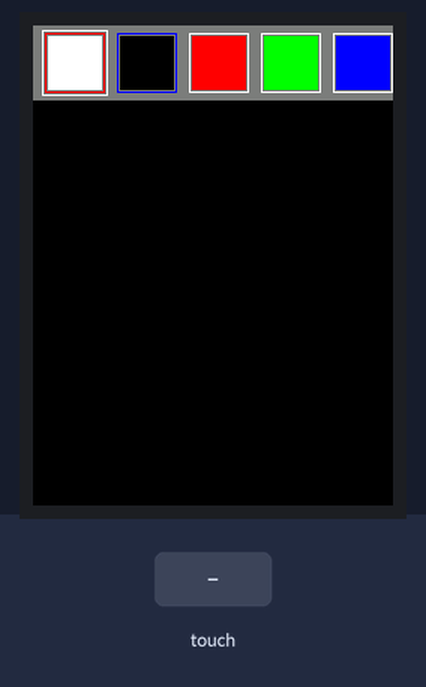
Bench run of a program on a simulated ESP32. Parts: 240×320 colour display. The test bench sets the inputs (shaded band).

Above: at 1.7 s.
1.8 s: touch panel pressed at 13 % / 30 % of its raw x / y range
3.3 s: touch panel pressed at 38 % / 10 % of its raw x / y range
At 4.4 s:
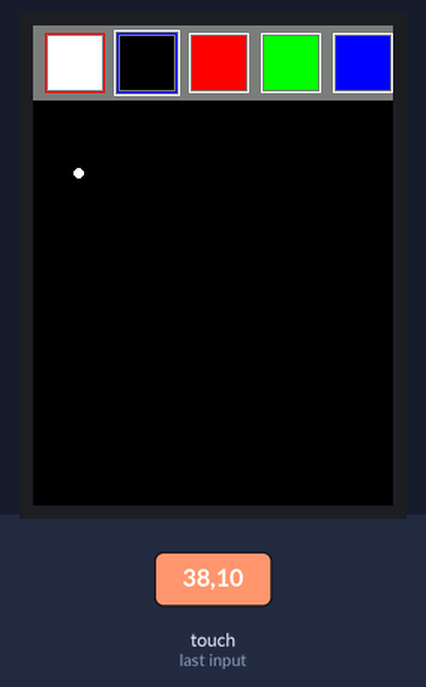
4.8 s: touch panel pressed at 13 % / 30 % of its raw x / y range
Timing chart, 0 to 7.8 s (numbered marks = the images above; inputs shaded):
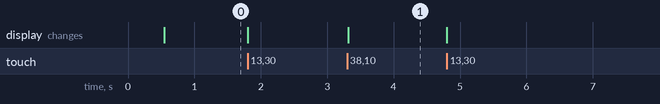

Measured:
- after the input at 3.3 s, the display: changes at once (image 1)

The program:

main.cpp
```cpp
#include <Arduino.h>
#include <SPI.h>
#include <TFT_eSPI.h>
#include <XPT2046_Touchscreen.h>

// ================= TOUCH PINS =================
#define T_CS 22
#define T_IRQ 21
#define T_CLK 18
#define T_MISO 19
#define T_MOSI 23

// ================= RAW TOUCH LIMITS =================
// Adjust ONCE if your panel differs
#define TOUCH_MIN_X 200
#define TOUCH_MAX_X 3800
#define TOUCH_MIN_Y 200
#define TOUCH_MAX_Y 3800

// ================= UI CONFIG =================
#define TOOLBAR_HEIGHT 50
#define BOX_SIZE 40
#define BOX_PADDING 8
#define BRUSH_RADIUS 3

SPIClass spi_bus(VSPI);
TFT_eSPI tft = TFT_eSPI();
XPT2046_Touchscreen ts(T_CS, T_IRQ);

// ================= COLOR PALETTE =================
uint16_t colors[] = {
    TFT_WHITE,
    TFT_BLACK,
    TFT_RED,
    TFT_GREEN,
    TFT_BLUE,
    TFT_YELLOW,
    TFT_CYAN,
    TFT_MAGENTA};

// Borders chosen for visibility (not aesthetics)
uint16_t borderColors[] = {
    TFT_RED,   // white
    TFT_BLUE,  // black
    TFT_WHITE, // red
    TFT_WHITE, // green
    TFT_WHITE, // blue
    TFT_BLACK, // yellow
    TFT_BLACK, // cyan
    TFT_BLACK  // magenta
};

const int COLOR_COUNT = sizeof(colors) / sizeof(colors[0]);

uint16_t drawColor = TFT_WHITE;
int selectedIndex = 0;

// ================= UI =================
void drawToolbar()
{
  tft.fillRect(0, 0, tft.width(), TOOLBAR_HEIGHT, TFT_DARKGREY);

  for (int i = 0; i < COLOR_COUNT; i++)
  {
    int x = BOX_PADDING + i * (BOX_SIZE + BOX_PADDING);
    int y = 5;

    // Highlight selected color
    if (i == selectedIndex)
      tft.drawRect(x - 2, y - 2, BOX_SIZE + 4, BOX_SIZE + 4, TFT_WHITE);

    tft.drawRect(x, y, BOX_SIZE, BOX_SIZE, borderColors[i]);
    tft.fillRect(x + 2, y + 2, BOX_SIZE - 4, BOX_SIZE - 4, colors[i]);
  }
}

// ================= SETUP =================
void setup()
{
  Serial.begin(115200);
  delay(300);

  spi_bus.begin(T_CLK, T_MISO, T_MOSI);

  tft.init();
  tft.setRotation(0); // portrait
  tft.fillScreen(TFT_BLACK);

  pinMode(T_IRQ, INPUT_PULLUP);
  if (!ts.begin())
  {
    Serial.println("Touch init FAILED");
    while (1)
      ;
  }

  ts.setRotation(2); // must match physical orientation

  drawToolbar();
}

// ================= LOOP =================
void loop()
{
  if (!ts.touched())
    return;

  TS_Point p = ts.getPoint();

  int x = map(p.x, TOUCH_MIN_X, TOUCH_MAX_X, 0, tft.width());
  int y = map(p.y, TOUCH_MIN_Y, TOUCH_MAX_Y, 0, tft.height());

  x = constrain(x, 0, tft.width() - 1);
  y = constrain(y, 0, tft.height() - 1);

  // ===== TOOLBAR TOUCH =====
  if (y < TOOLBAR_HEIGHT)
  {
    for (int i = 0; i < COLOR_COUNT; i++)
    {
      int boxX = BOX_PADDING + i * (BOX_SIZE + BOX_PADDING);

      if (x > boxX && x < boxX + BOX_SIZE)
      {
        selectedIndex = i;
        drawColor = colors[i];
        drawToolbar(); // redraw highlight
        delay(180);    // debounce (POC-level)
        return;
      }
    }
    return;
  }

  // ===== CANVAS DRAWING =====
  tft.fillCircle(x, y, BRUSH_RADIUS, drawColor);

  delay(5);
}
```
